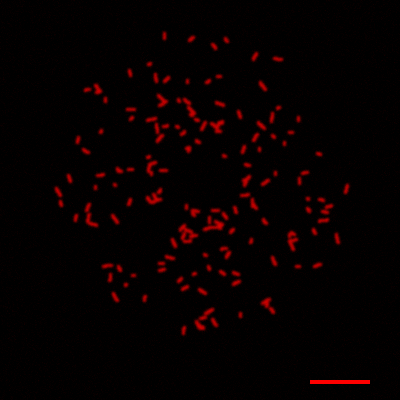
#> input picture examples/synthetic_fragmented.png, 400 x 400 px
$ python -i imagej_filters.py   (imports and definitions only)
#> lines starting #> are read from the running program, lines starting #| are printed output that depends on the picture; after the words box and inside, x2 and y2 are one past the last pixel; in counts of white or black regions, pixels touching at a corner belong together
"""
ImageJ/Fiji filter and processing operations, ported to Python.

This module is a self-contained "compatibility layer" that re-implements
(or wraps) the operations available in the ImageJ User Guide
(https://imagej.net/ij/docs/guide/index.html), so that future versions of
the pipeline / GUI can expose them as user-selectable options.

Conventions
-----------
- All functions take a 2-D ``numpy.ndarray`` (grayscale, dtype float32 or
  uint8/uint16) as the first argument and return a ``numpy.ndarray`` of
  the same spatial shape.
- The docstring of each function references the exact ImageJ menu path,
  so users familiar with Fiji can locate the equivalent operation.
- No function in this module mutates its input array; results are always
  fresh arrays.
- Functions accept either uint8 / uint16 / float images. Internally they
  promote to float32 when needed and convert back if appropriate.

Coverage
--------
The module groups operations following the ImageJ menus:

* ``Process > Smooth / Sharpen / Find Edges / Find Maxima / Enhance Contrast``
* ``Process > Subtract Background``
* ``Process > Filters >`` (Gaussian Blur, Median, Mean, Minimum, Maximum,
  Variance, Unsharp Mask, Convolve, Top Hat, Tubeness, Frangi, Sato,
  Meijering, Hessian)
* ``Process > Math >`` (Add, Subtract, Multiply, Divide, Min, Max, Gamma,
  Log, Exp, Square, Square Root, Abs, Reciprocal, NaN handling)
* ``Process > Noise >`` (Add Specified Noise, Salt and Pepper, Despeckle,
  Remove Outliers, Remove NaNs)
* ``Process > Binary >`` (Make Binary, Erode, Dilate, Open, Close, Outline,
  Fill Holes, Skeletonize, Distance Map, Ultimate Points, Watershed,
  Voronoi)
* ``Process > FFT >`` (FFT magnitude/phase, Inverse FFT, Bandpass Filter,
  Custom Filter)
* ``Image > Adjust >`` (Brightness/Contrast, Threshold, Auto Threshold,
  Window/Level, Color Balance, Size, Canvas Size)
* ``Image > Type >`` (8-bit, 16-bit, 32-bit, RGB conversions)
* MiNA-specific plugin equivalents (Richardson-Lucy deconvolution,
  CLAHE, Tubeness/Sato).

Notes
-----
- Functions that have a direct ImageJ equivalent are named with the same
  capitalization as the menu item (in ``snake_case``), e.g.
  ``subtract_background`` for ``Process > Subtract Background...``.
- All "Auto Threshold" methods of ImageJ are implemented: Default
  (= IJ_IsoData), Huang, Intermodes, IsoData, Li, MaxEntropy, Mean,
  MinError, Minimum, Moments, Otsu, Percentile, RenyiEntropy, Shanbhag,
  Triangle, Yen.
- Functions that require a 3rd-party C plugin in Fiji (e.g. Tubeness,
  DeconvolutionLab2) are emulated with scikit-image / scipy equivalents,
  not exact bit-for-bit copies. The differences are documented in the
  docstrings.
"""

from __future__ import annotations

from typing import Sequence

import numpy as np
from numpy.typing import ArrayLike, NDArray

# Optional dependencies are imported lazily so this module loads quickly.
try:
    from scipy import ndimage as _ndi  # noqa: F401
    from scipy import fft as _sfft  # noqa: F401
except Exception:  # pragma: no cover
    _ndi = None  # type: ignore
    _sfft = None  # type: ignore


# =====================================================================
#                       Internal helpers
# =====================================================================
# [15 lines left out: functions _as_float32, _ensure_2d, not called in this run]


def _disk(radius: int):
    from skimage.morphology import disk
    return disk(int(radius))


def _square(size: int):
    from skimage.morphology import square
    return square(int(size))


# =====================================================================
#                Image > Type (data-type conversions)
# =====================================================================
# [18 lines left out: functions to_8bit, to_16bit, not called in this run]


def to_32bit(img: ArrayLike) -> NDArray[np.float32]:
    """``Image > Type > 32-bit`` -- promote to float32 without rescaling."""
    return np.asarray(img, dtype=np.float32)


# [62 lines left out: functions rgb_to_gray, brightness_contrast, percentile_stretch, gamma_correction, window_level, invert, not called in this run]


# =====================================================================
#                Image > Adjust > Threshold / Auto Threshold
# =====================================================================
# All 16 ImageJ Auto Threshold methods. The "Default" alias maps to
# IJ_IsoData (the historical ImageJ default).
AUTO_THRESHOLD_METHODS: tuple[str, ...] = (
    "default",       # = IJ_IsoData
    "huang",
    "intermodes",
    "isodata",
    "li",
    "maxentropy",
    "mean",
    "minerror",
    "minimum",
    "moments",
    "otsu",
    "percentile",
    "renyientropy",
    "shanbhag",
    "triangle",
    "yen",
)


def auto_threshold_value(
    img: ArrayLike, method: str = "default", ignore_black: bool = False,
    ignore_white: bool = False,
) -> float:
    """``Image > Adjust > Auto Threshold...`` -- return the threshold value.

    Methods follow the ImageJ Auto Threshold plugin by Gabriel Landini.
    """
    from skimage import filters as _filt
    arr = np.asarray(img).ravel()
    if ignore_black:
        arr = arr[arr > 0]
    if ignore_white:
        if arr.dtype.kind in "ui":
            arr = arr[arr < np.iinfo(arr.dtype).max]
        else:
            arr = arr[arr < float(arr.max())]
    if arr.size == 0:
        return 0.0
    m = method.lower().replace("_", "").replace("-", "")
    if m in ("default", "ijisodata", "isodata"):
        try:
            return float(_filt.threshold_isodata(arr))
        except Exception:
            return float(_filt.threshold_otsu(arr))
    if m == "otsu":
        return float(_filt.threshold_otsu(arr))
    if m == "li":
        return float(_filt.threshold_li(arr))
    if m == "yen":
        return float(_filt.threshold_yen(arr))
    if m == "mean":
        return float(_filt.threshold_mean(arr))
    if m == "triangle":
        return float(_filt.threshold_triangle(arr))
    if m == "minimum":
        return float(_filt.threshold_minimum(arr))
    if m in ("maxentropy", "renyientropy"):
        # Both supported by scikit-image as threshold_li alternatives.
        # Use scikit-image's MaxEntropy when available.
        return float(_threshold_maxentropy(arr))
    if m == "intermodes":
        return float(_threshold_intermodes(arr))
    if m == "minerror":
        return float(_threshold_minerror(arr))
    if m == "moments":
        return float(_threshold_moments(arr))
    if m == "percentile":
        return float(_threshold_percentile(arr))
    if m == "huang":
        return float(_threshold_huang(arr))
    if m == "shanbhag":
        return float(_threshold_shanbhag(arr))
    raise ValueError(
        f"Unknown auto-threshold method {method!r}. "
        f"Valid: {AUTO_THRESHOLD_METHODS}"
    )


def auto_threshold(
    img: ArrayLike, method: str = "default", **kwargs
) -> NDArray[np.bool_]:
    """``Image > Adjust > Auto Threshold...`` -- return the binary mask."""
    t = auto_threshold_value(img, method=method, **kwargs)
    return np.asarray(img) > t


# [309 lines left out: functions manual_threshold, _histogram, _threshold_maxentropy, _threshold_intermodes, _threshold_minerror, _threshold_moments and 19 more, not called in this run]


# =====================================================================
#                Process > Smooth / Sharpen / Find Edges / Find Maxima
# =====================================================================
def smooth(img: ArrayLike) -> NDArray[np.float32]:
    """``Process > Smooth`` -- 3x3 mean filter."""
    return mean_filter(img, radius=1)


# [77 lines left out: functions sharpen, find_edges, find_maxima, enhance_contrast, clahe, subtract_background, not called in this run]


# =====================================================================
#                Process > Math (per-pixel arithmetic)
# =====================================================================
def add_constant(img: ArrayLike, value: float) -> NDArray[np.float32]:
    """``Process > Math > Add...``"""
    return (_as_float32(img) + float(value)).astype(np.float32)


def subtract_constant(img: ArrayLike, value: float) -> NDArray[np.float32]:
    """``Process > Math > Subtract...``"""
    return (_as_float32(img) - float(value)).astype(np.float32)


def multiply_constant(img: ArrayLike, value: float) -> NDArray[np.float32]:
    """``Process > Math > Multiply...``"""
    return (_as_float32(img) * float(value)).astype(np.float32)


# [5 lines left out: function divide_constant, not called in this run]


def min_constant(img: ArrayLike, value: float) -> NDArray[np.float32]:
    """``Process > Math > Min...``"""
    return np.minimum(_as_float32(img), float(value)).astype(np.float32)


def max_constant(img: ArrayLike, value: float) -> NDArray[np.float32]:
    """``Process > Math > Max...``"""
    return np.maximum(_as_float32(img), float(value)).astype(np.float32)


# [4 lines left out: function log_image, not called in this run]


def exp_image(img: ArrayLike) -> NDArray[np.float32]:
    """``Process > Math > Exp``"""
    return np.exp(_as_float32(img)).astype(np.float32)


# [4 lines left out: function square_image, not called in this run]


def sqrt_image(img: ArrayLike) -> NDArray[np.float32]:
    """``Process > Math > Square Root``"""
    return np.sqrt(np.clip(_as_float32(img), 0.0, None)).astype(np.float32)


def abs_image(img: ArrayLike) -> NDArray[np.float32]:
    """``Process > Math > Abs``"""
    return np.abs(_as_float32(img)).astype(np.float32)


# [5 lines left out: function reciprocal_image, not called in this run]


def image_add(a: ArrayLike, b: ArrayLike) -> NDArray[np.float32]:
    """``Process > Image Calculator > Add``"""
    return (_as_float32(a) + _as_float32(b)).astype(np.float32)


def image_subtract(a: ArrayLike, b: ArrayLike) -> NDArray[np.float32]:
    """``Process > Image Calculator > Subtract``"""
    return (_as_float32(a) - _as_float32(b)).astype(np.float32)


def image_multiply(a: ArrayLike, b: ArrayLike) -> NDArray[np.float32]:
    """``Process > Image Calculator > Multiply``"""
    return (_as_float32(a) * _as_float32(b)).astype(np.float32)


# [32 lines left out: functions image_divide, add_gaussian_noise, salt_and_pepper, not called in this run]


def despeckle(img: ArrayLike) -> NDArray[np.float32]:
    """``Process > Noise > Despeckle`` -- 3x3 median filter."""
    return median_filter(img, radius=1)


# [50 lines left out: functions remove_outliers, remove_nans, make_binary, erode, dilate, not called in this run]


def open_binary(mask: ArrayLike, iterations: int = 1) -> NDArray[np.bool_]:
    """``Process > Binary > Open`` (= erode then dilate)."""
    return dilate(erode(mask, iterations), iterations)


def close_binary(mask: ArrayLike, iterations: int = 1) -> NDArray[np.bool_]:
    """``Process > Binary > Close-`` (= dilate then erode)."""
    return erode(dilate(mask, iterations), iterations)


# [194 lines left out: functions outline, fill_holes, skeletonize, distance_map, ultimate_points, watershed_binary and 11 more, not called in this run]


def flip_horizontal(img: ArrayLike) -> NDArray:
    """``Image > Transform > Flip Horizontally``"""
    return np.asarray(img)[:, ::-1].copy()


def flip_vertical(img: ArrayLike) -> NDArray:
    """``Image > Transform > Flip Vertically``"""
    return np.asarray(img)[::-1, :].copy()


# =====================================================================
#                Public registry (for GUI introspection)
# =====================================================================
#: Mapping of ImageJ menu category -> list of callables exposed here.
#: Useful for auto-building dropdowns / parameter dialogs.
FILTER_REGISTRY: dict[str, tuple[str, ...]] = {
    "Image > Type": ("to_8bit", "to_16bit", "to_32bit", "rgb_to_gray"),
    "Image > Adjust": (
        "brightness_contrast", "percentile_stretch", "gamma_correction",
        "window_level", "invert", "manual_threshold",
        "auto_threshold", "auto_threshold_value",
    ),
    "Image > Transform": ("rotate", "flip_horizontal", "flip_vertical",
                          "resize", "canvas_size"),
    "Process": ("smooth", "sharpen", "find_edges", "find_maxima",
                "enhance_contrast", "clahe", "subtract_background"),
    "Process > Filters": (
        "gaussian_blur", "median_filter", "mean_filter",
        "minimum_filter", "maximum_filter", "variance_filter",
        "unsharp_mask", "convolve", "top_hat_white", "top_hat_black",
        "tubeness", "frangi_vesselness", "meijering_neuriteness",
        "hessian_filter",
    ),
    "Process > Math": (
        "add_constant", "subtract_constant", "multiply_constant",
        "divide_constant", "min_constant", "max_constant",
        "log_image", "exp_image", "square_image", "sqrt_image",
        "abs_image", "reciprocal_image",
        "image_add", "image_subtract", "image_multiply", "image_divide",
    ),
    "Process > Noise": (
        "add_gaussian_noise", "salt_and_pepper", "despeckle",
        "remove_outliers", "remove_nans",
    ),
    "Process > Binary": (
        "make_binary", "erode", "dilate", "open_binary", "close_binary",
        "outline", "fill_holes", "skeletonize", "distance_map",
        "ultimate_points", "watershed_binary", "voronoi_binary",
    ),
    "Process > FFT": (
        "fft_magnitude", "fft_phase", "inverse_fft", "bandpass_filter",
    ),
    "Plugins > Deconvolution": (
        "richardson_lucy", "wiener_deconvolve", "gaussian_psf",
    ),
}


__all__ = [name for names in FILTER_REGISTRY.values() for name in names] + [
    "AUTO_THRESHOLD_METHODS", "FILTER_REGISTRY",
]

>>> import cv2
>>> picture = cv2.imread('../examples/synthetic_fragmented.png', cv2.IMREAD_GRAYSCALE)
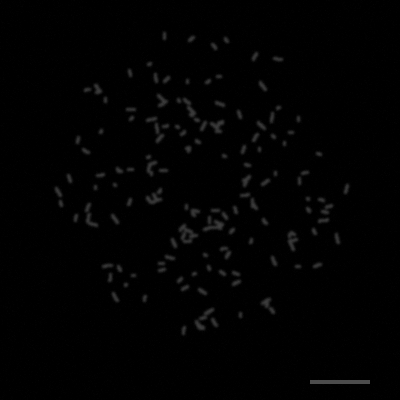
#> picture: shape (400, 400); min 0, max 76, mean 2
>>> result = auto_threshold(picture)
#> in auto_threshold, `t = auto_threshold_value(img, method=method, **kwargs)`: t = 19
#> in auto_threshold, `return np.asarray(img) > t`:
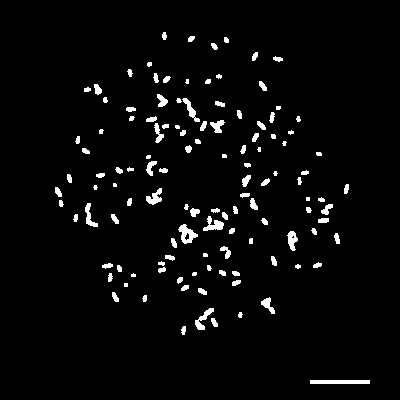
#> returned value: shape (400, 400) bool; 3.4% white; 121 white regions (15 under 20 px), largest, box (x1, y1, x2, y2) and area: (310, 380, 370, 384) 240, (178, 224, 198, 244) 202, (203, 216, 224, 231) 164

$ run again, on examples/synthetic_fused.png
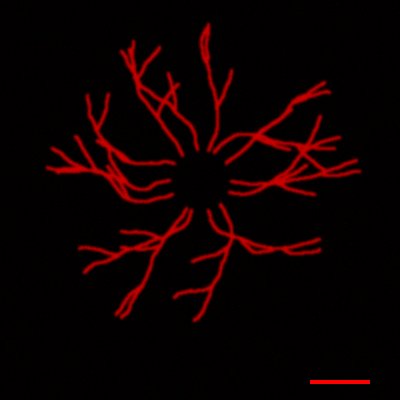
#> input picture examples/synthetic_fused.png, 400 x 400 px
#> `picture = cv2.imread('../examples/synthetic_fragmented.png', cv2.IMREA..`:
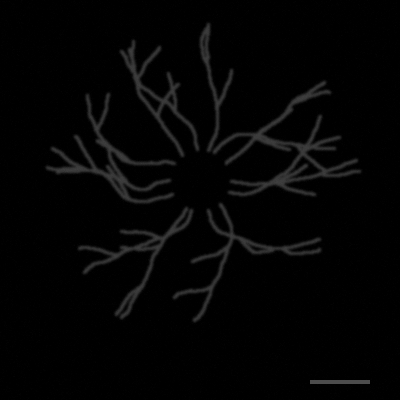
#> picture: shape (400, 400); min 0, max 76, mean 3.9
#> t = 21
#> in auto_threshold, `return np.asarray(img) > t`:
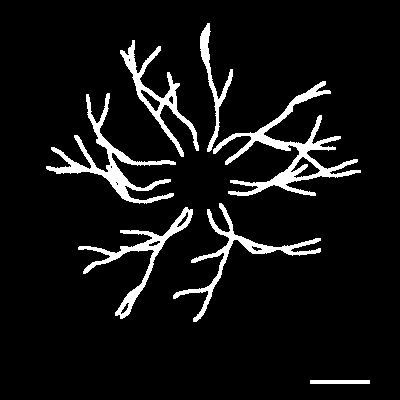
#> returned value: shape (400, 400) bool; 7.3% white; 7 white regions, largest, box (x1, y1, x2, y2) and area: (213, 81, 361, 196) 3222, (46, 93, 176, 204) 2392, (173, 203, 321, 322) 1727
